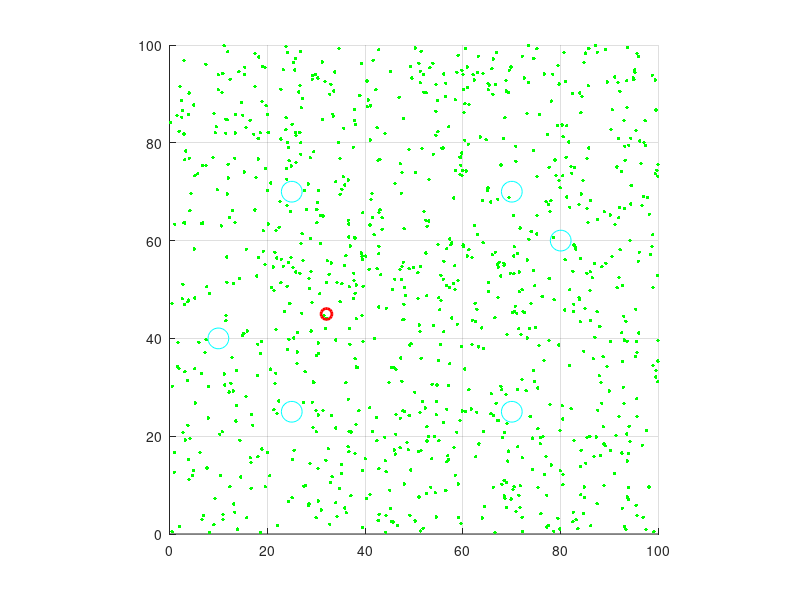

MATLAB code for this plot:
%% Homework 3 Question 2 - Particle Filter
% By: Max Black
% Due: 11/6/2026

clear
close all
clc

% landmark definitions and other givens
landmarks = [25 25;
    25 70;
    70 25;
    70 70;
    10 40;
    80 60];
particles = zeros(1000, 3);
err = 8*randn;
noise = 0.5*randn;

% robot initial pose
x = 30 + rand()*40;
y = 30 + rand()*40;
theta = rand()*2*pi;

% generate and store the random particles
for i=1:1000
    x_p = rand()*100;
    y_p = rand()*100;
    theta_p = rand()*2*pi;
    particles(i,1) = x_p;
    particles(i,2) = y_p;
    particles(i,3) = theta_p;
end

hold on
plot(particles(:,1), particles(:,2), 'g.', 'MarkerSize', 8);
plot(landmarks(:,1), landmarks(:,2), 'co', 'MarkerSize', 15);
plot(x, y, 'ro', 'MarkerSize', 8, 'LineWidth', 2);
xlim([0 100]);
ylim([0 100]);
hold off
axis equal
grid on
